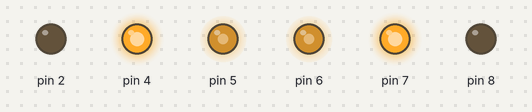
This sketch was run on a simulated Arduino Uno, built with avr-gcc and run on an emulated ATmega328P. On the bench: output pins drawn as LEDs (lit = HIGH).

Above: at 0.1 s.
Timing chart, 0 to 1.6 s (numbered marks = the images above):
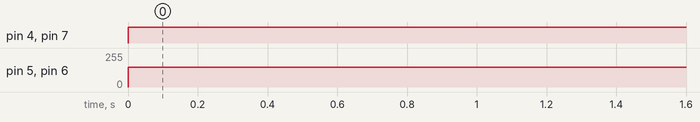

Measured:
- by itself, pin 4, pin 7: LOW → HIGH at 0.00 s
- by itself, pin 5, pin 6: 0/255 → 150/255 at 0.00 s

The sketch:

Test_L298N_Motor.ino
```cpp
void Move_Forward(int car_speed) {
  digitalWrite(2,LOW);
  digitalWrite(4,HIGH);
  digitalWrite(7,LOW);
  digitalWrite(8,HIGH);
  analogWrite(5,car_speed);
  analogWrite(6,car_speed);
}

void Move_Backward(int car_speed) {
  digitalWrite(2,HIGH);
  digitalWrite(4,LOW);
  digitalWrite(7,HIGH);
  digitalWrite(8,LOW);
  analogWrite(5,car_speed);
  analogWrite(6,car_speed);
}

void Rotate_Left(int car_speed) {
  digitalWrite(2,LOW);
  digitalWrite(4,HIGH);
  digitalWrite(7,HIGH);
  digitalWrite(8,LOW);
  analogWrite(5,car_speed);
  analogWrite(6,car_speed);
}

void Rotate_Right(int car_speed) {
  digitalWrite(2,HIGH);
  digitalWrite(4,LOW);
  digitalWrite(7,LOW);
  digitalWrite(8,HIGH);
  analogWrite(5,car_speed);
  analogWrite(6,car_speed);
}

void STOP() {
  digitalWrite(2,HIGH);
  digitalWrite(4,HIGH);
  digitalWrite(7,HIGH);
  digitalWrite(8,HIGH);
  analogWrite(5,0);
  analogWrite(6,0);
}


void setup(){
  pinMode(9, INPUT);
  pinMode(10, INPUT);
  pinMode(11, INPUT);
  pinMode(2, OUTPUT);
  pinMode(4, OUTPUT);
  pinMode(7, OUTPUT);
  pinMode(8, OUTPUT);
}

void loop()
{
Rotate_Left(150);
delay(500);
// Rotate_Right(150);
// delay(500);
// Move_Forward(150);
// delay(500);
// Move_Backward(150);
// delay(500);

}
```
